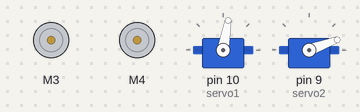
This sketch was run on a simulated Arduino Uno, built with avr-gcc and run on an emulated ATmega328P. Parts: 2 × DC motor (green arrow = forward, orange = backward, longer = faster), 2 × servo.

Above: at 0.05 s.
At 1.0 s:
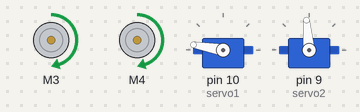
At 2.55 s:
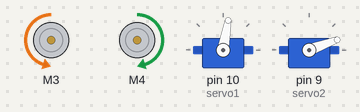
At 5.05 s:
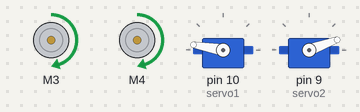
At 7.1 s:
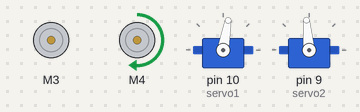
At 9.2 s:
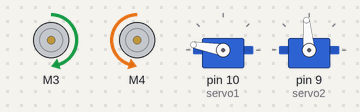
Timing chart, 0 to 12.0 s (numbered marks = the images above):
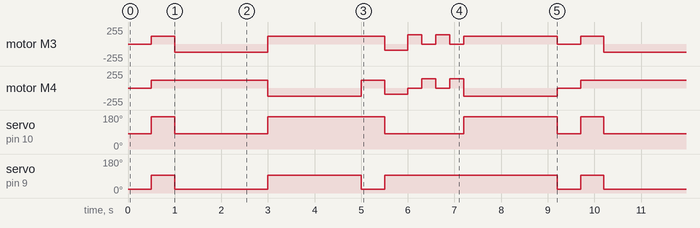

The sketch:

iseng2.ino
```cpp
//Driver shield L293D
#include <Servo.h>
#include <AFMotor.h>

char val;
AF_DCMotor motor3(3, MOTOR12_64KHZ); //Jadikan motor 1, 64KHZ
AF_DCMotor motor4(4, MOTOR12_64KHZ); //Jadikan motor 2, 64KHZ
Servo servo1;
Servo servo2;

void setup() {
Serial.begin (9600);
motor3.setSpeed(120); //Set kecepatan motor 3 240 (range 0-255)
motor4.setSpeed(120); //Set kecepatan motor 4 240 (range 0-255)

servo1.attach(10);
servo2.attach(9);

servo1.write(80);
servo2.write(95);
}

void loop() {
  motor3.run(RELEASE);
  motor4.run(RELEASE);
  servo1.write(80);
  servo2.write(95);

  servo1.write(170);
  servo2.write(95);

  servo1.write(80);
  servo2.write(20);
  delay (500);

  motor3.run(FORWARD);
  motor4.run(FORWARD);
  servo1.write(170);
  servo2.write(95);
  delay (500);

  motor3.run(BACKWARD);
  motor4.run(FORWARD);
  servo1.write(80);
  servo2.write(20);
  delay (2000);

  motor3.run(FORWARD);
  motor4.run(BACKWARD);
  servo1.write(170);
  servo2.write(95);
  delay (2000);

  motor3.run(FORWARD);
  motor4.run(FORWARD);
  servo1.write(170);
  servo2.write(20);
  delay (500);
  motor3.setSpeed(95); //Set kecepatan motor 3 240 (range 0-255)
  motor4.setSpeed(95); //Set kecepatan motor 4 240 (range 0-255)
  motor3.run(BACKWARD);
  motor4.run(BACKWARD);
  servo1.write(80);
  servo2.write(95);
  delay (500);

  motor3.setSpeed(140); //Set kecepatan motor 3 240 (range 0-255)
  motor4.setSpeed(140); //Set kecepatan motor 4 240 (range 0-255)
  motor3.run(FORWARD);
  motor4.run(RELEASE);
  servo1.write(80);
  servo2.write(95);
  delay (300);

  motor3.run(RELEASE);
  motor4.run(FORWARD);
  servo1.write(80);
  servo2.write(95);
  delay (300);

  motor3.run(FORWARD);
  motor4.run(RELEASE);
  servo1.write(80);
  servo2.write(95);
  delay (300);

  motor3.run(RELEASE);
  motor4.run(FORWARD);
  servo1.write(80);
  servo2.write(95);
  delay (300);


  motor3.setSpeed(120); //Set kecepatan motor 3 240 (range 0-255)
  motor4.setSpeed(120); //Set kecepatan motor 4 240 (range 0-255)
  motor3.run(FORWARD);
  motor4.run(BACKWARD);
  servo1.write(170);
  servo2.write(95);
  delay (2000);
}
```

Measured:
- by itself, servo on pin 10 (servo1): repeats every 9.2 s: 80° 2.0 s, 170° 2.5 s, 80° 1.7 s, 170° 2.0 s, 80° 0.50 s, 170° 0.50 s
- by itself, servo on pin 9 (servo2): repeats every 9.2 s: 20° 2.0 s, 95° 2.0 s, 20° 0.50 s, 95° 3.7 s, 20° 0.50 s, 95° 0.50 s
- by itself, motor M3: repeats every 9.2 s: backward 120/255 2.0 s, forward 120/255 2.5 s, backward 95/255 0.50 s, 2 × (forward 140/255 0.30 s, stopped 0.30 s), forward 120/255 2.0 s, stopped 0.50 s, forward 120/255 0.50 s
- by itself, motor M4: repeats every 9.2 s: backward 120/255 2.0 s, forward 120/255 0.50 s, backward 95/255 0.50 s, 2 × (stopped 0.30 s, forward 140/255 0.30 s), backward 120/255 2.0 s, stopped 0.50 s, forward 120/255 2.5 s
